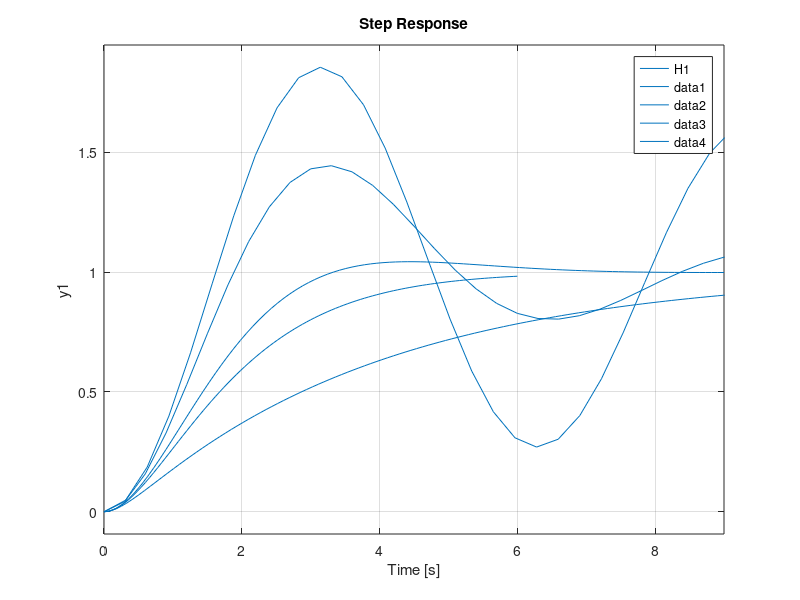
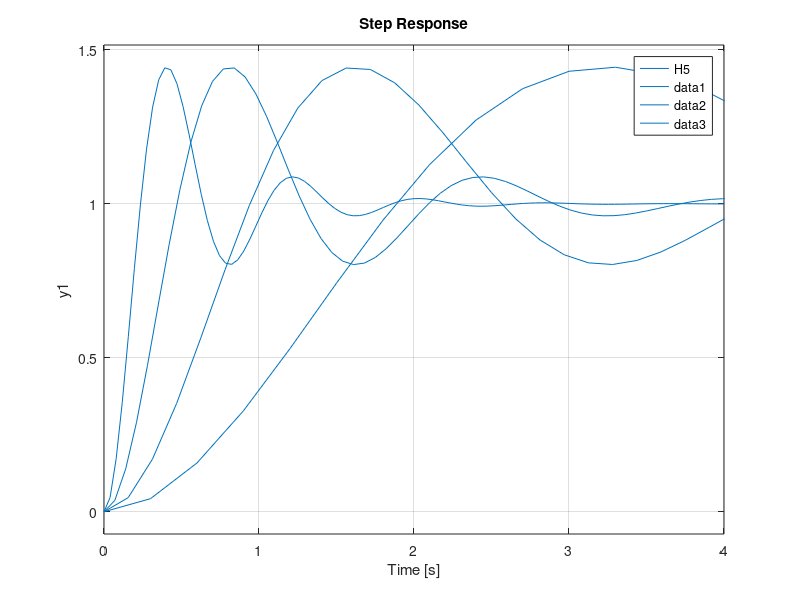

Reproduce these figures in MATLAB, in order.
figure;
Q1 = 1/4;
Q2 = 1/2;
Q3 = 2;
Q4 = 10;
Q5 = 1/sqrt(2);
s = tf('s');
H1 = 1/(s^2 + (1/Q1)*s + 1);
H2 = 1/(s^2 + (1/Q2)*s + 1);
H3 = 1/(s^2 + (1/Q3)*s + 1);
H4 = 1/(s^2 + (1/Q4)*s + 1);
H5 = 1/(s^2 + (1/Q5)*s + 1);

step(H1);
legend('H1');
title('Step Responses of H1,H2,H3,H4');
hold on;
step(H2);
hold on;
step(H3);
hold on;
step(H4);
hold on;
step(H5);
omega5 = 1;
omega6 = 2;
omega7 = 4;
omega8 = 8;
H5 = ((omega5)^2)/(s^2 + (omega5/2)*s + ((omega5)^2));
H6 = ((omega6)^2)/(s^2 + (omega6/2)*s + ((omega6)^2));
H7 = ((omega7)^2)/(s^2 + (omega7/2)*s + ((omega7)^2));
H8 = ((omega8)^2)/(s^2 + (omega8/2)*s + ((omega8)^2));
figure;
step(H5);
legend('H5');
title('Step Responses of H5,H6,H7,H8');
hold on;
step(H6);
hold on;
step(H7);
hold on;
step(H8);
